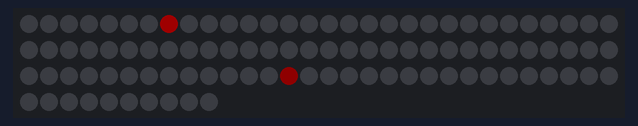
Bench run of a sketch on a simulated Arduino Uno, built with avr-gcc and run on an emulated ATmega328P. On the bench: 100 RGB LEDs in strip order, left to right, continuing on the next row. Dim RGB values are drawn brighter than linear; the strip is taken to match the declared colour order; random numbers use the default seed unless the sketch sets one.

Above: at 0.45 s.
At 3.49 s:
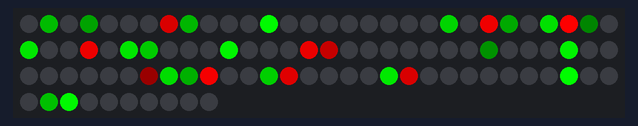
At 5.95 s:
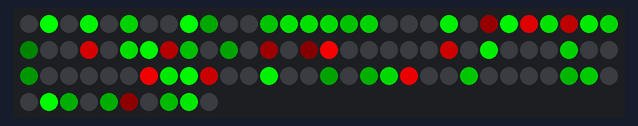
At 11.77 s:
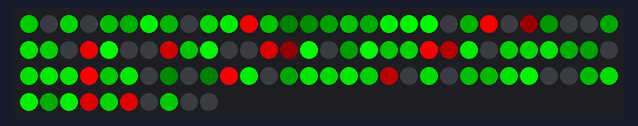
At 17.35 s:
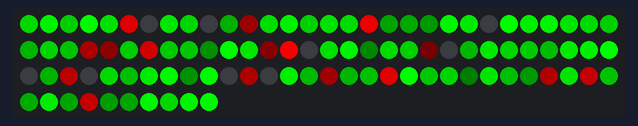
At 23.0 s:
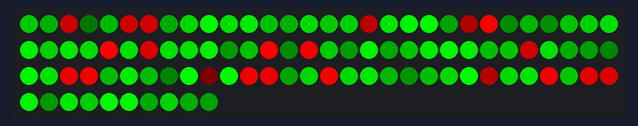

The sketch:

christmas.ino
```cpp
#include <Adafruit_NeoPixel.h>
#include "Pixel.h"
#include "PixelCreator.h"

#define PIN      8
#define N_LEDS 100

Adafruit_NeoPixel strip = Adafruit_NeoPixel(N_LEDS, PIN, NEO_RGB + NEO_KHZ800);
Pixel* sparklePixels[N_LEDS];
AllColoursCreator allColoursCreator;
RedAndGreenCreator redAndGreenCreator;

unsigned long timeToRun = 6 * 3600000;
unsigned long timeToSleep = 24 * 3600000 - timeToRun;
unsigned long startTime;

void setup() {
  //Serial.begin(19200);
  strip.begin();
  startTime = millis();

  for (int i = 0; i < N_LEDS; i++)
  {
    sparklePixels[i] = NULL;
  }
}

void loop() {
  if (millis() - startTime > timeToRun) {
      setAll(0, 0, 0);
      delay(timeToSleep);
      startTime = millis();
  }
  sparkle(redAndGreenCreator, 100, 1);
  delay(2);
}

void sparkle(const PixelCreator& creator, int newPixelDelayTime, int fadeSpeed) {
  static long lastNewPixel = 0;

  long currentMillis = millis();
  if (currentMillis - lastNewPixel > newPixelDelayTime)
  {
    lastNewPixel = currentMillis;
    int newPixel = random(N_LEDS);

    while (sparklePixels[newPixel] != NULL)
      newPixel = random(N_LEDS);

    //Serial.print("new pixel: ");
    //Serial.print(newPixel);
    //Serial.println();

    sparklePixels[newPixel] = creator.create(newPixel);
  }

  for (int i = 0; i < N_LEDS; i++)
  {
    Pixel* pixel = sparklePixels[i];
    if (pixel == NULL)
      continue;

    pixel->fade(fadeSpeed);
    setPixel(i, pixel->red(), pixel->green(), pixel->blue());
    if (pixel->done())
    {
      delete pixel;
      sparklePixels[i] = NULL;
      //Serial.print("pixel ");
      //Serial.print(i);
      //Serial.println(" is done");
    }
  }

  showStrip();
}

void setPixel(int pixel, byte red, byte green, byte blue) {
 #ifdef ADAFRUIT_NEOPIXEL_H
   // NeoPixel
   strip.setPixelColor(pixel, strip.Color(red, green, blue));
 #endif
 #ifndef ADAFRUIT_NEOPIXEL_H
   // FastLED
   leds[pixel].r = red;
   leds[pixel].g = green;
   leds[Pixel].b = blue;
 #endif
}

void setAll(byte red, byte green, byte blue) {
  for(int i = 0; i < N_LEDS; i++ ) {
    setPixel(i, red, green, blue);
  }
  showStrip();
}

void showStrip() {
 #ifdef ADAFRUIT_NEOPIXEL_H
   // NeoPixel
   strip.show();
 #endif
 #ifndef ADAFRUIT_NEOPIXEL_H
   // FastLED
   FastLED.show();
 #endif
}
```

Pixel.cpp
```cpp
#include "Pixel.h"
#include <Arduino.h>

Pixel::Pixel(int pixelNr, int red, int green, int blue)
{
  _pixelNr = pixelNr;
  _red = red;
  _green = green;
  _blue = blue;
  _currentRed = 0;
  _currentGreen = 0;
  _currentBlue = 0;
  _currentFade = 0;
  _fadingIn = true;
  _done = false;
}

int Pixel::red()
{
  return _currentRed;
}

int Pixel::green()
{
  return _currentGreen;
}

int Pixel::blue()
{
  return _currentBlue;
}

int Pixel::number()
{
  return _pixelNr;
}

bool Pixel::done()
{
  return _done;
}

void Pixel::fade(int amount)
{
  if (_fadingIn)
  {
    _currentFade += amount;
    if (_currentFade >= 255)
    {
      _currentFade = 255;
      _fadingIn = false;
    }
  }
  else
  {
    _currentFade -= amount;
    if (_currentFade <= 0)
    {
      _currentFade = 0;
      _done = true;
    }
  }

  _currentRed = map(_currentFade, 0, 255, 0, _red);
  _currentBlue = map(_currentFade, 0, 255, 0, _blue);
  _currentGreen = map(_currentFade, 0, 255, 0, _green);
}
```

Pixel.h
```cpp
#ifndef Pixel_h
#define Pixel_h

class Pixel
{
  public:
    Pixel(int pixelNr, int red, int green, int blue);
    void fade(int amount);
    int red();
    int green();
    int blue();
    int number();
    bool done();

  private:
    int _pixelNr;
    int _red;
    int _green;
    int _blue;
    int _currentRed;
    int _currentGreen;
    int _currentBlue;
    int _currentFade;
    bool _fadingIn;
    bool _done;
};

#endif
```

PixelCreator.h
```cpp
#ifndef PixelCreator_h
#define PixelCreator_h

#include "Pixel.h"

class PixelCreator
{
public:
    PixelCreator() {}

    virtual Pixel* create(int pixelNr) const = 0;
};

class AllColoursCreator : public PixelCreator
{
public:
    AllColoursCreator() {};

    virtual Pixel* create(int pixelNr) const
    {
        return new Pixel(pixelNr, random(255), random(255), random(255));
    }
};

class RedAndGreenCreator : public PixelCreator
{
public:
    RedAndGreenCreator() {};

    virtual Pixel* create(int pixelNr) const
    {
        int r = random(10);
        int red = 0;
        int green = 0;
        if (r > 7) // more chance of green than red
            red = 255;
        else
            green = 255;
        return new Pixel(pixelNr, red, green, 0);
    }
};

#endif
```
